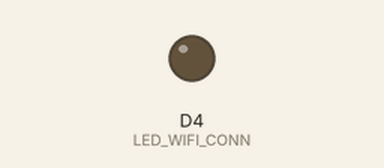
A sketch run on a simulated ESP8266 (NodeMCU). Parts: output pins drawn as LEDs (lit = HIGH). WiFi joins after 1.5 s; servers stay silent unless stated; what the sketch prints to the serial monitor is not drawn.

Above: at 0.1 s.
Timing chart, 0 to 3.0 s (numbered marks = the images above):
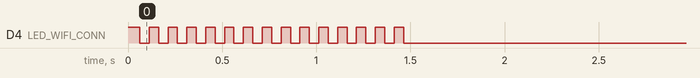

The sketch:

wifi_modul.ino
```cpp
#include <ESP8266WiFi.h>
#include <OneWire.h>
#include <DallasTemperature.h>

const int LED_WIFI_CONN = BUILTIN_LED;
String html = "";

// zde si nastavte jmeno site a heslo, pokud heslo nemá zadejte ""
const char* ssid = "Askeladd";
const char* password = "knih0vna";

//vytvori instanci objektu WifiServer na portu 80
WiFiServer server(80);

OneWire oneWire(D8); // inicializace OneWire
DallasTemperature ds18b20(&oneWire); //vytvoření objektu čidla teploty


void setup() {
  pinMode(LED_WIFI_CONN, OUTPUT); // nastaví vývod pro LED jako výstup
  digitalWrite(LED_WIFI_CONN, HIGH);

  Serial.begin(115200);
  delay(10);

  // Vypisuje na serial monitor udaje o pripojovani
  Serial.println();
  Serial.println();
  Serial.print("Connecting to ");
  Serial.println(ssid);

  WiFi.begin(ssid, password); // samotný proces pripojeni k siti

  while (WiFi.status() != WL_CONNECTED) { // dokud není pripojeno
    digitalWrite(LED_WIFI_CONN, HIGH);delay(50);digitalWrite(LED_WIFI_CONN, LOW);delay(50);
  }


  // zapnni sever
  server.begin();
  Serial.println("Server started");

  // vypise pridelenou IP adresu routerem
  Serial.print("Server IP: ");
  Serial.println(WiFi.localIP());
  GenerateHTML();
}


void loop() {

  while (WiFi.status() != WL_CONNECTED) { // dokud není pripojeno
    digitalWrite(LED_WIFI_CONN, HIGH);delay(50);digitalWrite(LED_WIFI_CONN, LOW);delay(50);
  }


  // kontroluj zda se nekdo pripojil
  WiFiClient client = server.available();
  if (!client) {
    return;
               }

  // zobraz z IP adresu za jake prisel pozadavek
  Serial.print("ClientIP: ");
  Serial.println(client.remoteIP());

  while(!client.available()){ //dokud neni client dostupny cekej
    delay(1);
    }

  ds18b20.requestTemperatures();   // zjisteni teploty ze senzoru
  float teplota = ds18b20.getTempCByIndex(0);
  String color_t = "black";
  String teplota_string = String(teplota, 1);
  if (teplota >= 24.00) color_t = "red";
  if (teplota == -127) teplota_string = "ERROR";
  InsertDataToHTML(teplota_string, color_t);
  client.print(html); // posli odpoved
}

void GenerateHTML()
{
html="";
html+= "<!DOCTYPE html>";
html+= "<head>";
html+= "<meta http-equiv=\"refresh\" content=\"1\">";
html+= "</head>";
html+= "<html>";
html+= "<body>";
html+= "<table style=\"border-color: lightblue; margin-left: auto; margin-right: auto; background-color: lightblue;\" border=\"3\" cellspacing=\"0\" cellpadding=\"0\">";
html+= "<tbody>";
html+= "<tr>";
html+= "<td style=\"text-align: center;\"><span style=\"background-color: #3366ff;\"><strong>Temperature sensor 1</strong></span></td>";
html+= "</tr>";
html+= "<tr>";
html+= "<td style=\"text-align: center;\"><span style=\"color: @id_2@;\"><strong>@id_1@&deg;C</strong></span></td>";
html+= "</tr>";
html+= "</tbody>";
html+= "</table>";
html+= "</html>";
html+= "</body>";
}

void InsertDataToHTML(String value, String color)
{
  GenerateHTML();
  html.replace("@id_1@", value);
  html.replace("@id_2@", color);
}
```
